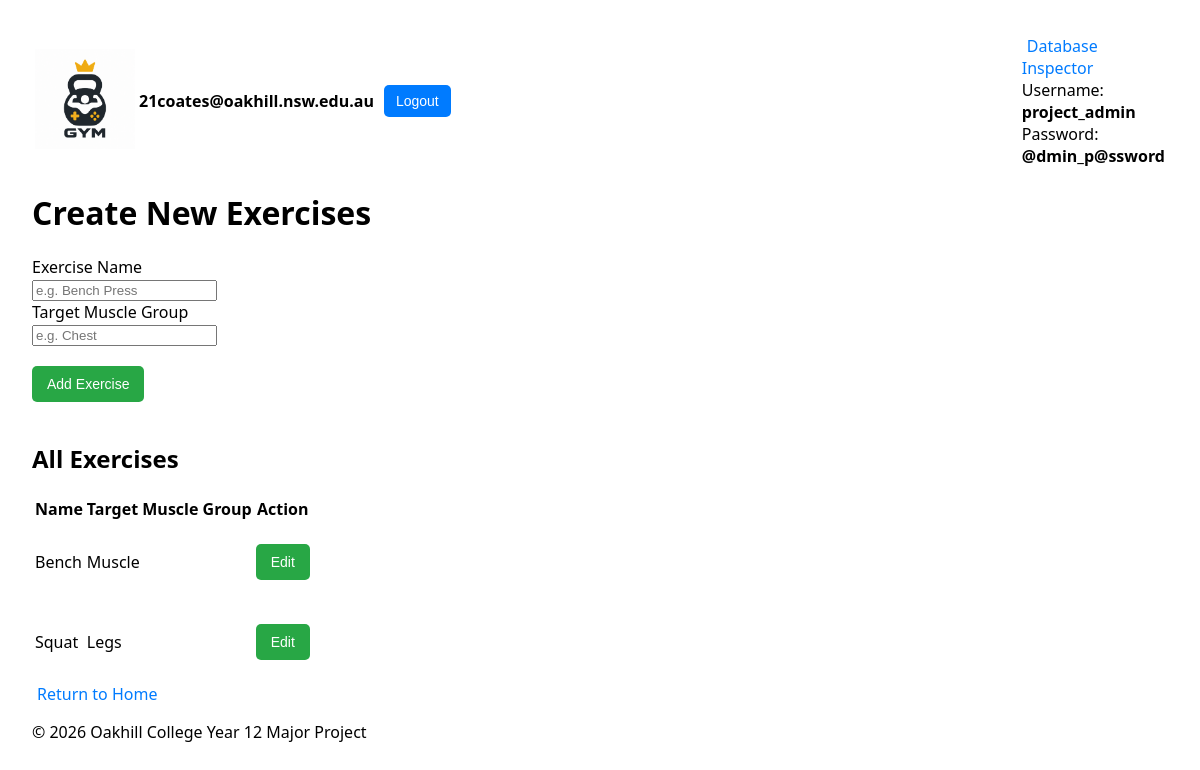
The app's page /my_app/create_exercise/ (signed in), older data.
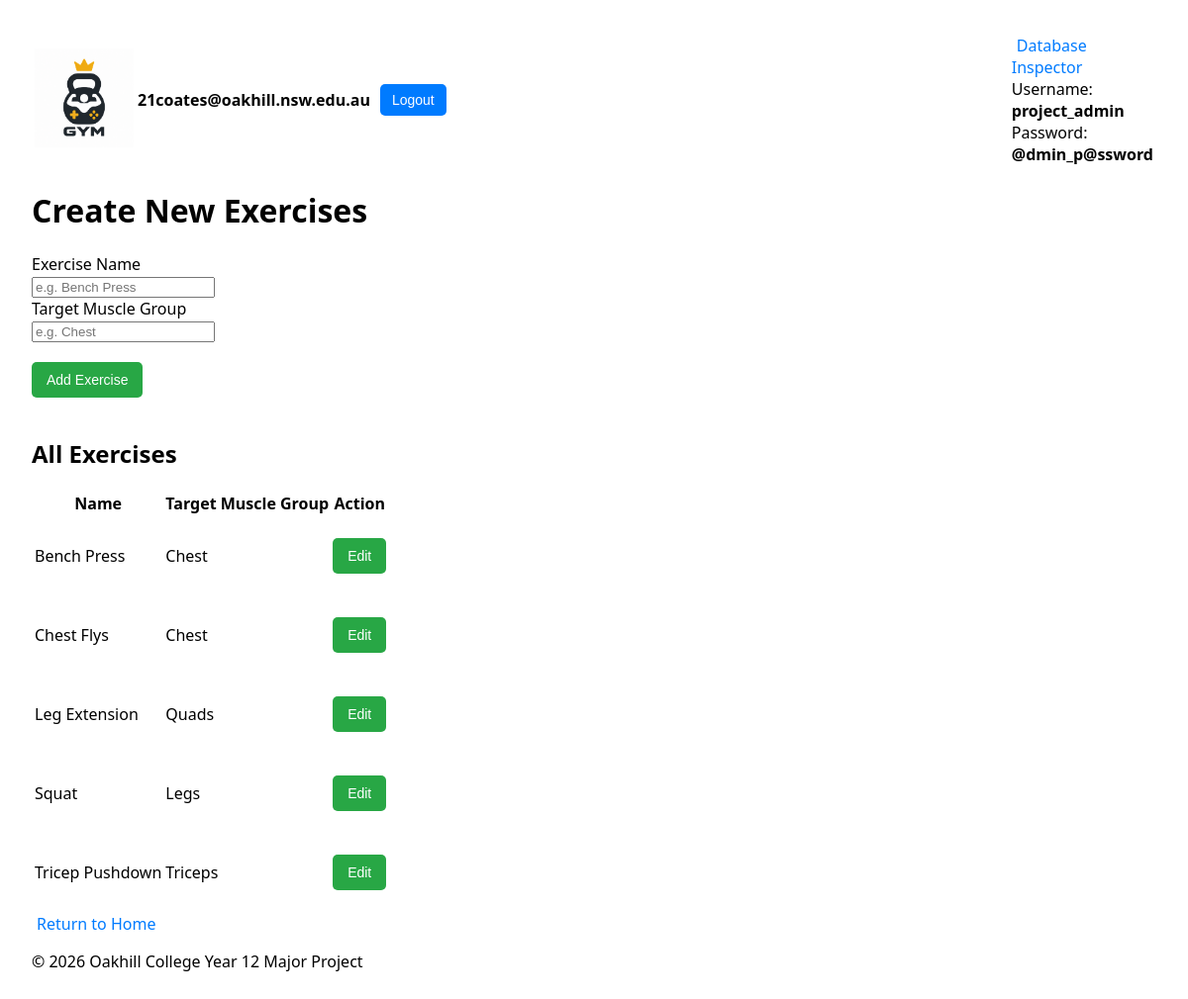
The same page, newer data.
### my_app/models.py (models this page shows, shortened)
class Exercise(models.Model):
    exercise_name = models.CharField(max_length=100)
    exercise_type = models.CharField(max_length=50, blank=True, null=True)
    target_muscle_group = models.CharField(max_length=100, blank=True, null=True)
    description = models.TextField(blank=True, null=True)

### my_app/views.py (the view, shortened to what this page needs)
# urls.py: path("create_exercise/", views.create_exercise, name="create_exercise"),
@login_required(login_url="users:login")
def create_exercise(request):
    exercises = Exercise.objects.all().order_by('exercise_name')
    return render(request, "my_app/create_exercise.html", {"exercises": exercises})

### my_app/templates/my_app/create_exercise.html (shortened to what this page needs)
{% extends 'my_app/base.html' %}
{% block content %}
<h1>Create New Exercises</h1>
<form method="post">
    <label>Exercise Name</label><br>
    <input type="text" name="exercise_name" placeholder="e.g. Bench Press" required><br>
    <label>Target Muscle Group</label><br>
    <input type="text" name="target_muscle_group" placeholder="e.g. Chest"><br>
    <button type="submit">Add Exercise</button>
</form>
<h2>All Exercises</h2>
<table id="exercise-table">
    <tr><th>Name</th><th>Target Muscle Group</th><th>Action</th></tr>
    {% for ex in exercises %}
    <tr data-exid="{{ ex.id }}">
        <td class="ex-name">{{ ex.exercise_name }}</td>
        <td class="ex-muscle">{{ ex.target_muscle_group }}</td>
        <td>
            <button type="button" onclick="editRow(this)">Edit</button>
        </td>
    </tr>
    {% empty %}
    <tr><td colspan="3">No exercises found.</td></tr>
    {% endfor %}
</table>
<a href="{% url 'my_app:home' %}">Return to Home</a>
{% endblock %}

Row changes from the older to the newer data that the page shows:
removed Exercise: exercise_name "Bench", target_muscle_group "Muscle"
added Exercise: exercise_name "Bench Press", target_muscle_group "Chest"
added Exercise: exercise_name "Chest Flys", target_muscle_group "Chest"
added Exercise: exercise_name "Leg Extension", target_muscle_group "Quads"
added Exercise: exercise_name "Tricep Pushdown", target_muscle_group "Triceps"
